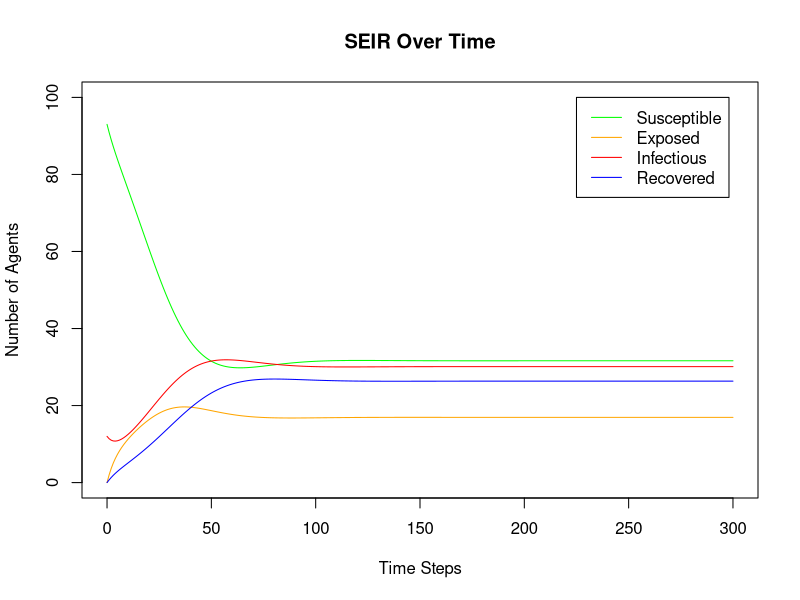

Write the R code that produced this figure.
## ---- chunk 1
require(deSolve)

 seirmod=function(t, y, parms){
   #Pull state variables from y vector
   S=y[1]
   E=y[2]
   I=y[3]
   R=y[4]
   #Pull the required parameter values from the parms vector
   beta=parms["beta"]
   kappa=parms["kappa"]
   alpha=parms["alpha"]
   rec = parms["rec"]
   N=parms["N"]
   #Define the equations
   dS = -(beta*S*I/N) + (rec*R)
   dE = (beta*S*I/N) - (kappa*E)
   dI = (kappa*E) - (alpha*I)
   dR = (alpha*I) - (rec*R)
   res=c(dS, dE, dI, dR)
   #Return list of gradients
   list(res)
 }

## ---- chunk 2
times  = seq(0, 300, by=1)
parms  = c(beta=0.2075, kappa=1/9, alpha=1/16, N=105, rec=1/14)
start = c(S=93, E=0, I=12, R = 0)
## ---- chunk 3
out = ode(y = start, times = times, func = seirmod, 
     parms = parms)
out=as.data.frame(out)
head(round(out, 3))
tail(round(out, 3))
## ---- chunk 4
plot(x = out$time, y = out$S, col = "green", ylab = "Number of Agents", 
      xlab = "Time Steps", type = "l", xlim = c(0, 300), ylim = c(0,100))
 lines(x = out$time, y = out$E, col = "orange")
 lines(x = out$time, y = out$I, col = "red")
 lines(x = out$time, y = out$R, col = "blue")
 title(main = "SEIR Over Time")
 legend(225, 100, legend=c("Susceptible", "Exposed", "Infectious", "Recovered"), col=c("green", "orange", "red", "blue"), lty=1)
